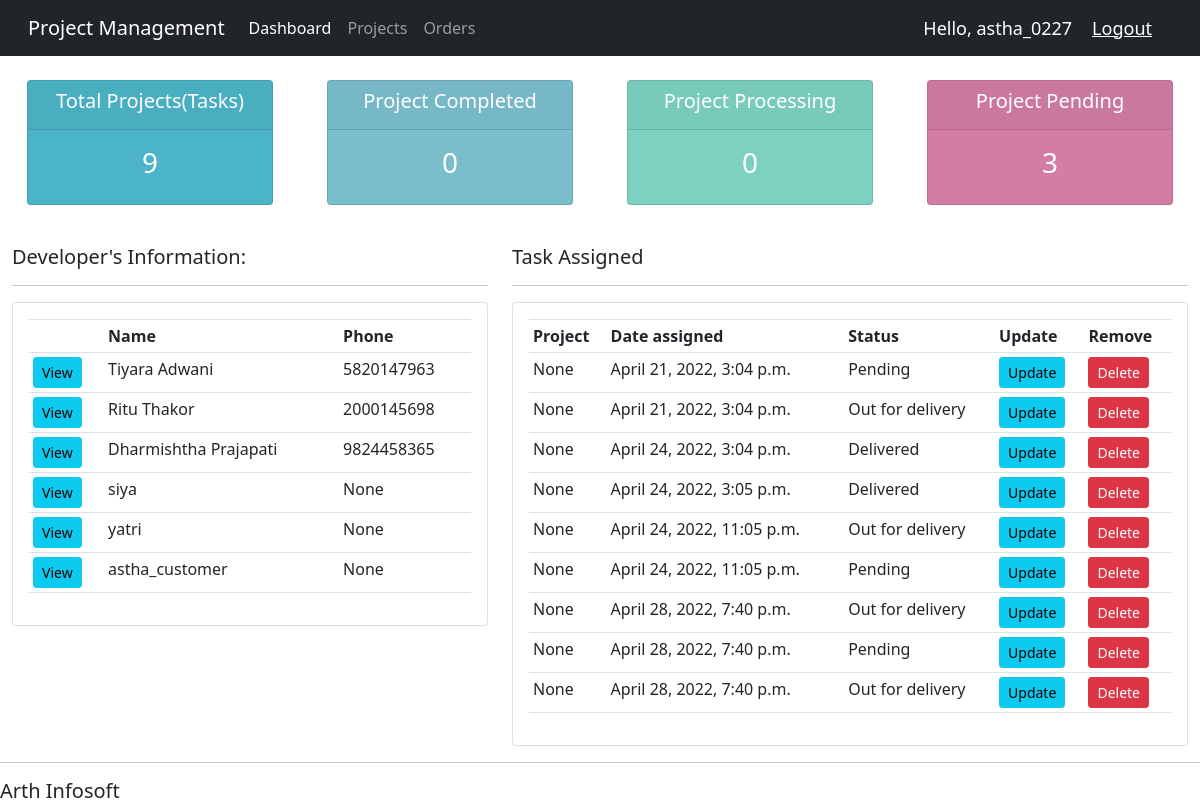
The app's page / (signed in) with its own data.
### base/models.py (models this page shows, shortened)
class Developer(models.Model):
	user = models.OneToOneField(User, null=True, blank=True, on_delete=models.CASCADE)
	name = models.CharField(max_length=200, null=True)
	phone = models.CharField(max_length=200, null=True)
	email = models.CharField(max_length=200, null=True)
	profile_pic = models.ImageField(default="profile1.png", null=True, blank=True)
	date_created = models.DateTimeField(auto_now_add=True, null=True)

class Order(models.Model):
	STATUS = (
			('Pending', 'Pending'),
			('Processing', 'Processing'),
			('Done', 'Done'),
			)
	PRIORITY = (
			('High', 'High'),
			('Medium', 'Medium'),
			('Low', 'Low'),
			)
	developer = models.ForeignKey(Developer, null=True, on_delete= models.SET_NULL)
	project = models.ForeignKey(Project, null=True, on_delete= models.SET_NULL)
	date_created = models.DateTimeField(auto_now_add=True, null=True)
	status = models.CharField(max_length=200, null=True, choices=STATUS)
	priority = models.CharField(max_length=200, null=True, choices=PRIORITY)
	note = models.CharField(max_length=1000, null=True)

### base/decorators.py (the view)
	def wrapper_function(request, *args, **kwargs):
		group = None
		if request.user.groups.exists():
			group = request.user.groups.all()[0].name
		if group == 'developer':
			return redirect('user-page')
		if group == 'admin':
			return view_func(request, *args, **kwargs)

### base/views.py (called while the page is built)
@login_required(login_url = 'login')
@admin_only
def home(request):
    orders = Order.objects.all()
    developers = Developer.objects.all()
    total_developers = developers.count()
    total_orders = orders.count()
    done = orders.filter(status='Done').count()
    processing = orders.filter(status='Processing').count()
    pending = orders.filter(status='Pending').count()
    context = {'orders':orders, 'developers':developers, 'total_orders':total_orders,'done':done, 'processing':processing, 'pending':pending  }
    return render(request, 'base/dashboard.html',context)

### base/templates/base/dashboard.html
{% extends 'base/main.html' %}
{% block content %}
{% include 'base/status.html' %}
<br>
<div class="row">
    <div class="col-md-5">
         <h5>Developer's Information:</h5>
         <hr>
         <div class="card card-body">
              <table class="table table-sm">
                  <tr>
                       <th></th>
                       <th>Name</th>
                       <th>Phone</th>
                  </tr>
                  {% for developer in developers %}
					<tr>
                              <td><a class="btn btn-sm btn-info" href=" {% url 'developer' developer.id %}">View</a></td>
						<td>{{developer.name}}</td>
						<td>{{developer.phone}}</td>
					</tr>
				{% endfor %}
               </table>
         </div>
    </div>
    <div class="col-md-7">
         <h5>Task Assigned</h5>
         <hr>
        <div class="card card-body">
              <table class="table table-sm">
                  <tr>
                       <th>Project</th>
                       <th>Date assigned</th>
                       <th>Status</th>
                       <th>Update</th>
                       <th>Remove</th>
                  </tr>
                  {% for order in orders %}
					<tr>
						<td>{{order.project}}</td>
						<td>{{order.date_created}}</td>
						<td>{{order.status}}</td>
						<td><a class="btn btn-sm btn-info" href="{% url 'update_order' order.id %}">Update</a></td>
						<td><a class="btn btn-sm btn-danger" href="{% url 'delete_order' order.id %}">Delete</a></td>
					</tr>
				{% endfor %}
            </table>
        </div>
    </div>
</div>
{% endblock %}

### base/templates/base/main.html (shortened to what this page needs)
{% load static %}
<!DOCTYPE html>
<html>
<head>
	<link rel="stylesheet" href="https://stackpath.bootstrapcdn.com/bootstrap/4.3.1/css/bootstrap.min.css">
</head>
<body>
	{%  include 'base/navbar.html' %}
	<div class="container-fluid">
	{% block content %}
	{% endblock %}
    </div>
	<hr>
	<h5>Arth Infosoft</h5>
</body>
</html>

### base/templates/base/navbar.html (shortened to what this page needs)
{% load static %}
<!doctype html>
<html lang="en">
  <head>
    <link href="https://cdn.jsdelivr.net/npm/bootstrap@5.1.1/dist/css/bootstrap.min.css" rel="stylesheet">
  </head>
  <body>
      <nav class="navbar navbar-expand-lg navbar-dark bg-dark">
        <div class="container-fluid">
          <a class="navbar-brand" href="{% url 'home' %}">Project Management</a>
          <div class="collapse navbar-collapse" id="navbarNav">
            <ul class="navbar-nav">
		 {% if request.user.is_staff %}
              <li class="nav-item">
                <a class="nav-link active" aria-current="page" href="{% url 'home' %}">Dashboard</a>
              </li>
              <li class="nav-item">
                <a class="nav-link" href="{% url 'projects' %}">Projects</a>
              </li>
              <li class="nav-item">
                <a class="nav-link" href="{% url 'orders' %}">Orders</a>
              </li>
		{% else %}
		<li class="nav-item">
                <a class="nav-link" href="{% url 'account' %}">Settings</a>
              </li>
            {% endif %}
            </ul>
          </div>
	<span class="hello-msg">Hello, {{request.user}} </span>
    <span><a class="hello-msg" href = "{% url 'logout' %}">Logout</a></span>
      </nav>
  </body>
</html>

### base/templates/base/status.html
<br>
<div class="row">
    <div class="col">
        <div class="col-md">
             <div class="card text-center text-white mb-3" id="total-orders">
                  <div class="card-header">
                      <h5 class="card-title">Total Projects(Tasks)</h5>
                 </div>
                 <div class="card-body">
                      <h3 class="card-title">{{total_orders}}</h3>
                 </div>
             </div>
        </div>
    </div>
   <div class="col">
        <div class="col-md">
             <div class="card text-center text-white mb-3" id="orders-delivered">
                 <div class="card-header">
                      <h5 class="card-title">Project Completed</h5>
                  </div>
                  <div class="card-body">
                      <h3 class="card-title">{{done}}</h3>
                 </div>
             </div>
        </div>
    </div>
    <div class="col">
        <div class="col-md">
             <div class="card text-center text-white mb-3" id="orders-processing">
                 <div class="card-header">
                      <h5 class="card-title">Project Processing</h5>
                    </div>
                    <div class="card-body">
                        <h3 class="card-title">{{processing}}</h3>
                    </div>
                </div>
        </div>
     </div>
     <div class="col">
        <div class="col-md">
             <div class="card text-center text-white mb-3" id="orders-pending">
                 <div class="card-header">
                      <h5 class="card-title">Project Pending</h5>
                    </div>
                    <div class="card-body">
                        <h3 class="card-title">{{pending}}</h3>
                    </div>
                </div>
        </div>
     </div>
</div>

### base/templates/base/main.html (style rules this page uses)
body { background-color: #ebeff5; }
#total-orders { background-color: #4cb4c7; }
#orders-delivered { background-color: #7abecc; }
#orders-processing { background-color: #7CD1C0; }
#orders-pending { background-color: #d27ca6; }

### base/templates/base/navbar.html (style rules this page uses)
.hello-msg { font-size: 18px; color: #fff; margin-right: 20px ; }

### records on screen
Developer: name "Tiyara Adwani", phone "5820147963"
Developer: name "Ritu Thakor", phone "2000145698"
Developer: name "Dharmishtha Prajapati", phone "9824458365"
Developer: name "siya", phone "None"
Developer: name "yatri", phone "None"
Developer: name "astha_customer", phone "None"
Order: project "None", date_created "April 21, 2022, 3:04 p.m.", status "Pending"
Order: project "None", date_created "April 21, 2022, 3:04 p.m.", status "Out for delivery"
Order: project "None", date_created "April 24, 2022, 3:04 p.m.", status "Delivered"
Order: project "None", date_created "April 24, 2022, 3:05 p.m.", status "Delivered"
Order: project "None", date_created "April 24, 2022, 11:05 p.m.", status "Out for delivery"
Order: project "None", date_created "April 24, 2022, 11:05 p.m.", status "Pending"
Order: project "None", date_created "April 28, 2022, 7:40 p.m.", status "Out for delivery"
Order: project "None", date_created "April 28, 2022, 7:40 p.m.", status "Pending"
Order: project "None", date_created "April 28, 2022, 7:40 p.m.", status "Out for delivery"

### other values on screen
{{ request.user }} "astha_0227"
{{ total_orders }} "9"
{{ done }} "0"
{{ processing }} "0"
{{ pending }} "3"
